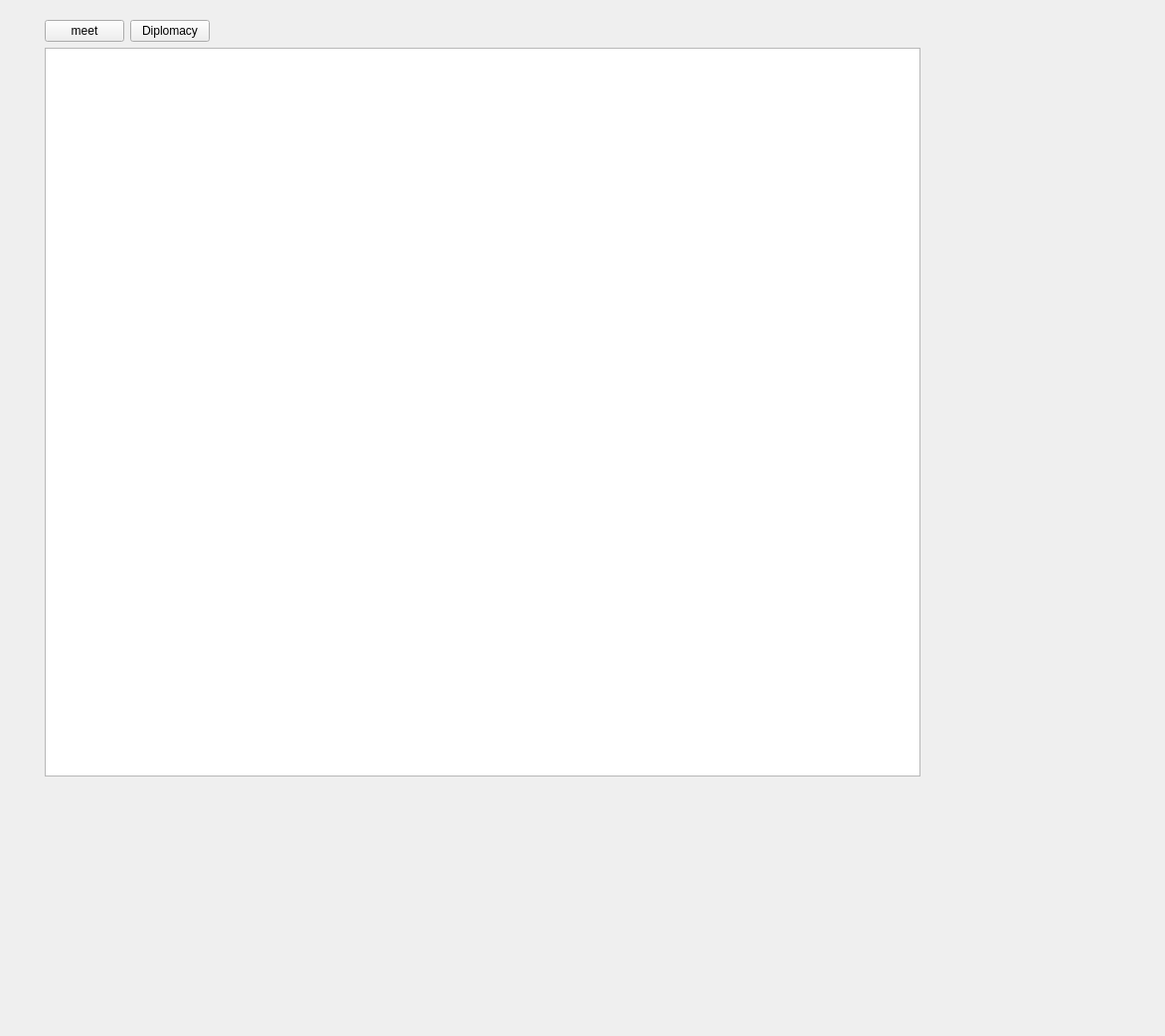
<?xml version="1.0" encoding="UTF-8"?>
<ui version="4.0">
 <class>FormPlrDlg</class>
 <widget class="QWidget" name="FormPlrDlg">
  <property name="geometry">
   <rect>
    <x>0</x>
    <y>0</y>
    <width>1172</width>
    <height>1042</height>
   </rect>
  </property>
  <property name="windowTitle">
   <string>Form</string>
  </property>
  <widget class="QWidget" name="verticalLayoutWidget">
   <property name="geometry">
    <rect>
     <x>45</x>
     <y>20</y>
     <width>881</width>
     <height>761</height>
    </rect>
   </property>
   <layout class="QVBoxLayout" name="layout">
    <item>
     <layout class="QHBoxLayout" name="horizontalLayout_2">
      <item>
       <widget class="QPushButton" name="meet_but">
        <property name="text">
         <string>meet</string>
        </property>
       </widget>
      </item>
      <item>
       <widget class="QPushButton" name="diplo_but">
        <property name="text">
         <string>Diplomacy</string>
        </property>
       </widget>
      </item>
      <item>
       <spacer name="horizontalSpacer">
        <property name="orientation">
         <enum>Qt::Horizontal</enum>
        </property>
        <property name="sizeHint" stdset="0">
         <size>
          <width>40</width>
          <height>20</height>
         </size>
        </property>
       </spacer>
      </item>
     </layout>
    </item>
    <item>
     <widget class="plr_widget" name="plr_wdg">
      <property name="selectionBehavior">
       <enum>QAbstractItemView::SelectRows</enum>
      </property>
     </widget>
    </item>
   </layout>
  </widget>
 </widget>
 <customwidgets>
  <customwidget>
   <class>plr_widget</class>
   <extends>QTableView</extends>
   <header>views/view_nations.h</header>
  </customwidget>
 </customwidgets>
 <resources/>
 <connections/>
</ui>
